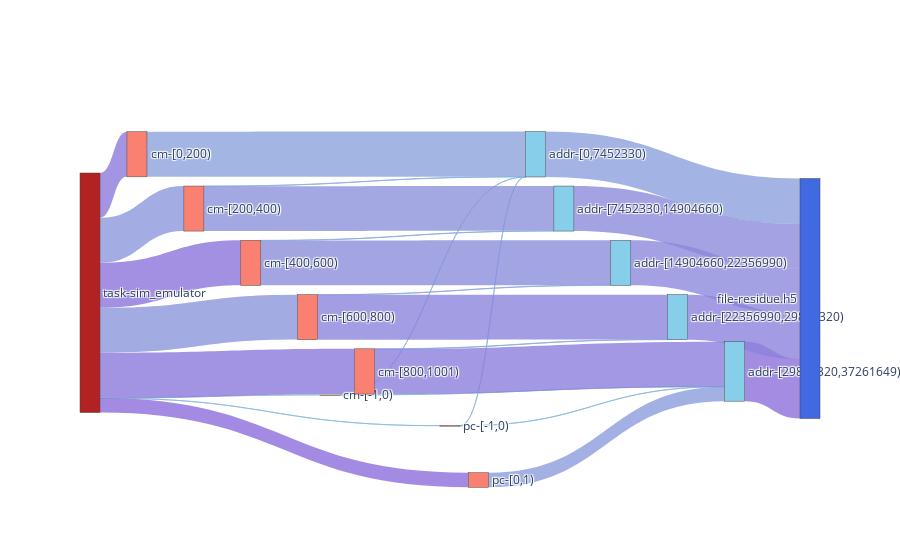

Notebook source saved alongside this figure:
### Code cell
sim_nodes, sim_nodes_dict = get_nodes_for_sankey(G_SIM, rm_tags=['sim'])

# print(node_ref2)

sim_links = get_links_for_sankey(G_SIM, sim_nodes_dict)
fig = go.Figure(go.Sankey(
            node = sim_nodes,
            link = sim_links, orientation='h'))
fig.show()
fig.write_html(f"{path}/sankey-grouped-sim_w-vol-vfd-.html")

### Figure 1 — Plotly figure (JSON) as saved in the notebook; plotly's stock layout.template omitted (floating-point values rounded to 4 significant figures)
{"data": [{"link": {"color": ["rgba(140, 186.66666666666666, 220, 0.8)", "rgba(140, 123.33333333333333, 220, 0.8)", "rgba(140, 153.33333333333334, 220, 0.8)", "rgba(140, 116.66666666666667, 220, 0.8)", "rgba(140, 150.0, 220, 0.8)", "rgba(140, 120.0, 220, 0.8)", "rgba(140, 186.66666666666666, 220, 0.8)", "rgba(140, 110.0, 220, 0.8)", "rgba(140, 180.0, 220, 0.8)", "rgba(140, 183.33333333333334, 220, 0.8)", "rgba(140, 180.0, 220, 0.8)", "rgba(140, 183.33333333333334, 220, 0.8)", "rgba(140, 163.33333333333334, 220, 0.8)", "rgba(140, 176.66666666666666, 220, 0.8)", "rgba(140, 146.66666666666669, 220, 0.8)", "rgba(140, 143.33333333333331, 220, 0.8)", "rgba(140, 173.33333333333334, 220, 0.8)", "rgba(140, 166.66666666666666, 220, 0.8)", "rgba(140, 133.33333333333331, 220, 0.8)", "rgba(140, 170.0, 220, 0.8)", "rgba(140, 126.66666666666667, 220, 0.8)", "rgba(140, 156.66666666666666, 220, 0.8)", "rgba(140, 160.0, 220, 0.8)", "rgba(140, 113.33333333333333, 220, 0.8)", "rgba(140, 140.0, 220, 0.8)", "rgba(140, 136.66666666666669, 220, 0.8)", "rgba(140, 130.0, 220, 0.8)"], "label": ["Access Volume : 0 <br />Average Count : 4 <br />Average Access Size : 0 <br />Operation : write<br />Bandwidth : 0", "Access Volume : 7.42 MB <br />Average Count : 200 <br />Average Access Size : 37.11 KB <br />Operation : write<br />Bandwidth : 2.41 MB/s", "Access Volume : 7.44 MB <br />Average Count : 200 <br />Average Access Size : 37.21 KB <br />Operation : write<br />Bandwidth : 1.87 MB/s", "Access Volume : 7.44 MB <br />Average Count : 200 <br />Average Access Size : 37.2 KB <br />Operation : write<br />Bandwidth : 2.51 MB/s", "Access Volume : 7.44 MB <br />Average Count : 200 <br />Average Access Size : 37.21 KB <br />Operation : write<br />Bandwidth : 1.89 MB/s", "Access Volume : 7.48 MB <br />Average Count : 201 <br />Average Access Size : 37.21 KB <br />Operation : write<br />Bandwidth : 2.48 MB/s", "Access Volume : 0 <br />Average Count : 4 <br />Average Access Size : 0 <br />Operation : write<br />Bandwidth : 0", "Access Volume : 2.4 MB <br />Average Count : 1 <br />Average Access Size : 2.4 MB <br />Operation : write<br />Bandwidth : 1.56 GB/s", "Access Volume : 5.19 KB <br />Average Count : 24 <br />Average Access Size : 216.33 B <br />Operation : write<br />Bandwidth : 292.05 B/s", "Access Volume : 272 B <br />Average Count : 1 <br />Average Access Size : 272 B <br />Operation : write<br />Bandwidth : 79.34 B/s", "Access Volume : 5.19 KB <br />Average Count : 24 <br />Average Access Size : 216.33 B <br />Operation : write<br />Bandwidth : 292.05 B/s", "Access Volume : 272 B <br />Average Count : 1 <br />Average Access Size : 272 B <br />Operation : write<br />Bandwidth : 79.34 B/s", "Access Volume : 7.46 MB <br />Average Count : 202 <br />Average Access Size : 36.94 KB <br />Operation : write<br />Bandwidth : 419.67 KB/s", "Access Volume : 37.06 KB <br />Average Count : 1 <br />Average Access Size : 37.06 KB <br />Operation : write<br />Bandwidth : 2.08 KB/s", "Access Volume : 7.41 MB <br />Average Count : 199 <br />Average Access Size : 37.24 KB <br />Operation : write<br />Bandwidth : 2.1 MB/s", "Access Volume : 7.41 MB <br />Average Count : 199 <br />Average Access Size : 37.24 KB <br />Operation : write<br />Bandwidth : 2.1 MB/s", "Access Volume : 36.86 KB <br />Average Count : 1 <br />Average Access Size : 36.86 KB <br />Operation : write<br />Bandwidth : 10.42 KB/s", "Access Volume : 37.54 KB <br />Average Count : 1 <br />Average Access Size : 37.54 KB <br />Operation : write<br />Bandwidth : 10.66 KB/s", "Access Volume : 7.41 MB <br />Average Count : 199 <br />Average Access Size : 37.25 KB <br />Operation : write<br />Bandwidth : 2.12 MB/s", "Access Volume : 37.25 KB <br />Average Count : 1 <br />Average Access Size : 37.25 KB <br />Operation : write<br />Bandwidth : 10.64 KB/s", "Access Volume : 7.45 MB <br />Average Count : 200 <br />Average Access Size : 37.25 KB <br />Operation : write<br />Bandwidth : 2.17 MB/s", "Access Volume : 2.4 MB <br />Average Count : 1 <br />Average Access Size : 2.4 MB <br />Operation : write<br />Bandwidth : 700.09 KB/s", "Access Volume : 7.5 MB <br />Average Count : 227 <br />Average Access Size : 33.05 KB <br />Operation : write<br />Bandwidth : 422.05 KB/s", "Access Volume : 9.85 MB <br />Average Count : 202 <br />Average Access Size : 48.76 KB <br />Operation : write<br />Bandwidth : 2.87 MB/s", "Access Volume : 7.45 MB <br />Average Count : 200 <br />Average Access Size : 37.24 KB <br />Operation : write<br />Bandwidth : 2.11 MB/s", "Access Volume : 7.45 MB <br />Average Count : 200 <br />Average Access Size : 37.24 KB <br />Operation : write<br />Bandwidth : 2.12 MB/s", "Access Volume : 7.45 MB <br />Average Count : 200 <br />Average Access Size : 37.25 KB <br />Operation : write<br />Bandwidth : 2.13 MB/s"], "source": [0, 0, 0, 0, 0, 0, 0, 0, 1, 1, 2, 2, 3, 4, 4, 5, 5, 6, 6, 7, 7, 8, 9, 10, 11, 12, 13], "target": [1, 3, 4, 5, 6, 7, 2, 8, 9, 10, 9, 10, 9, 9, 11, 12, 11, 12, 13, 13, 10, 10, 14, 14, 14, 14, 14], "value": [1, 7422108, 7441148, 7440164, 7442936, 7479508, 1, 2400000, 5192, 272, 5192, 272, 7460880, 37056, 7410912, 7410120, 36856, 37544, 7412216, 37248, 7449144, 2400000, 7503128, 9849416, 7447768, 7447664, 7449464]}, "node": {"color": ["FireBrick", "Salmon", "Salmon", "Salmon", "Salmon", "Salmon", "Salmon", "Salmon", "Salmon", "SkyBlue", "SkyBlue", "SkyBlue", "SkyBlue", "SkyBlue", "RoyalBlue"], "label": ["task-sim_emulator", "cm-[-1,0)", "pc-[-1,0)", "cm-[0,200)", "cm-[200,400)", "cm-[400,600)", "cm-[600,800)", "cm-[800,1001)", "pc-[0,1)", "addr-[0,7452330)", "addr-[29809320,37261649)", "addr-[7452330,14904660)", "addr-[14904660,22356990)", "addr-[22356990,29809320)", "file-residue.h5"], "x": [0, 0.03846, 0.5, 0.07692, 0.1538, 0.2308, 0.3077, 0.3846, 0.5385, 0.6154, 0.8846, 0.6538, 0.7308, 0.8077, 1], "y": [0, 0, 0.8571, 0.1429, 0.2857, 0.4286, 0.5714, 0.7143, 1, 0.1429, 0.7143, 0.2857, 0.4286, 0.5714, 0]}, "orientation": "h", "type": "sankey"}], "layout": {}}
